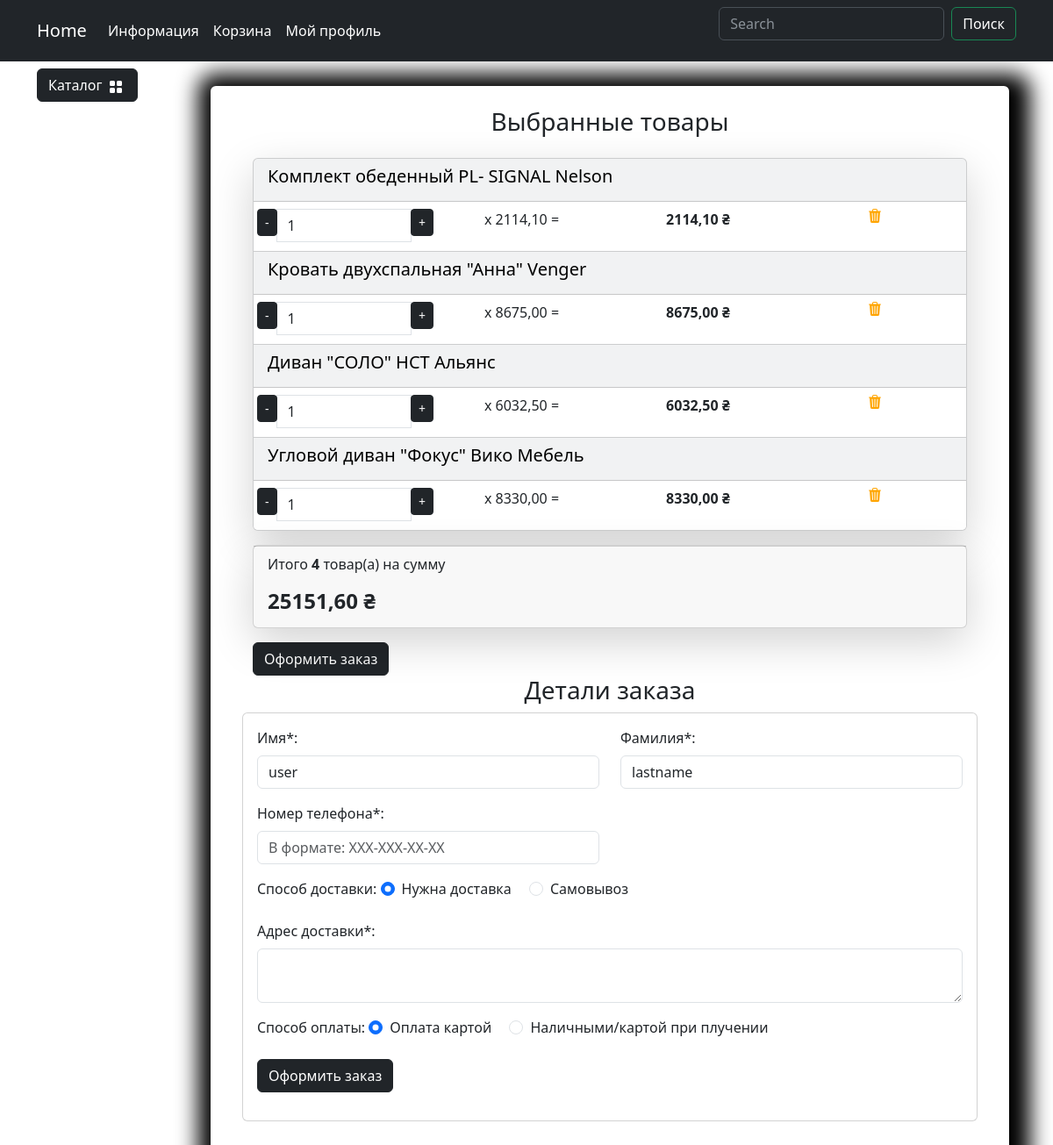
The app's page /orders/create-order/ (signed in) with its own data.
### carts/models.py (models this page shows, shortened)
class Cart(models.Model):
    user = models.ForeignKey(to=User, on_delete=models.CASCADE, blank=True, null=True, verbose_name='Пользователь')
    product = models.ForeignKey(to=Products, on_delete=models.CASCADE, verbose_name='Товар')
    quantity = models.PositiveSmallIntegerField(default=0, verbose_name='Количество')
    session_key = models.CharField(max_length=32, null=True, blank=True)
    created_timestamp = models.DateTimeField(auto_now_add=True, verbose_name='Дата добавления')
    class Meta:
        db_table = 'cart'
        verbose_name = "Корзина"
        verbose_name_plural = "Корзина"
    objects = CartQueryset().as_manager()
    def products_price(self):
        return round(self.product.sell_price() * self.quantity, 2)

### goods/models.py (models this page shows, shortened)
class Products(models.Model):
    name = models.CharField(max_length=150, unique=True, verbose_name='Название')
    slug = models.SlugField(max_length=200, unique=True, blank=True, null=False, verbose_name='URL')
    description = models.TextField(blank=True, null=True, verbose_name='Описание товара')
    image = models.ImageField(upload_to='goods_images', blank=True, null=True, verbose_name='Изображение товра')
    price = models.DecimalField(default=0.00, max_digits=7, decimal_places=2, verbose_name='Стоимость товара')
    discount = models.DecimalField(default=0.00, max_digits=7, decimal_places=2, verbose_name='Скидка на товар в %')
    quantity = models.PositiveIntegerField(default=0, verbose_name='Колличество товара')
    category = models.ForeignKey(to=Categories, on_delete=models.CASCADE, verbose_name='Категория')
    class Meta:
        db_table = 'product'
        verbose_name = 'Продукт'
        verbose_name_plural = 'Продукты'
        ordering = ('id',)
    def sell_price(self):
        if self.discount:
            return round(self.price - self.price * self.discount / 100, 2)
        return self.price

### users/models.py (models this page shows, shortened)
class User(AbstractUser):
    image = models.ImageField(upload_to='user_image', blank=True, null=True, verbose_name='Аватар')
    phone_number = models.CharField(max_length=10, blank=True, null=True)
    class Meta:
        db_table = 'user'
        verbose_name = 'Пользователя'
        verbose_name_plural = 'Пользователи'

### orders/views.py (the view)
# urls.py: path('create-order/', views.create_order, name='create_order'),
@login_required
def create_order(request):
    if request.method == 'POST':
        form = CreateOrderForm(data=request.POST)
        if form.is_valid():
            try:
                with transaction.atomic():
                    user = request.user
                    cart_items = Cart.objects.filter(user=user)
                    if cart_items.exists():
                        order = Order.objects.create(
                            user=user,
                            phone_number=form.cleaned_data['phone_number'],
                            requires_delivery=form.cleaned_data['requires_delivery'],
                            delivery_address=form.cleaned_data['delivery_address'],
                            payment_on_get=form.cleaned_data['payment_on_get'],
                        )
                        for cart_item in cart_items:
                            product=cart_item.product
                            name=cart_item.product.name
                            price=cart_item.product.sell_price()
                            quantity=cart_item.quantity
                            if product.quantity < quantity:
                                raise ValidationError(f'Недостаточное количество товара {name} на складе\
                                                       В наличии - {product.quantity}')
                            OrderItem.objects.create(
                                order=order,
                                product=product,
                                name=name,
                                price=price,
                                quantity=quantity,
                            )
                            product.quantity -= quantity
                            product.save()
                        cart_items.delete()
                        messages.success(request, 'Заказ оформлен!')
                        return redirect('user:profile')
            except ValidationError as e:
                messages.success(request, str(e))
                return redirect('cart:order')
    else:
        initial = {
            'first_name': request.user.first_name,
            'last_name': request.user.last_name,
            }
        form = CreateOrderForm(initial=initial)
    context = {
        'title': 'Home - Оформление заказа',
        'form': form,
        'order': True,
    }
    return render(request, 'orders/create_order.html', context=context)

### orders/forms.py (shortened to what this page needs)
class CreateOrderForm(forms.Form):
    first_name = forms.CharField()
    last_name = forms.CharField()
    phone_number = forms.CharField()
    requires_delivery = forms.ChoiceField(
        choices=[
            ("0", False),
            ("1", True),
        ],
    )
    delivery_address = forms.CharField(required=False)
    payment_on_get = forms.ChoiceField(
        choices=[
            ("0", 'False'),
            ("1", 'True'),
        ],
    )

### carts/models.py (called while the page is built)
    def total_price(self):
        return sum(cart.products_price() for cart in self)

    def total_quantity(self):
        if self:
            return sum(cart.quantity for cart in self)
        return 0

### carts/templatetags/carts_tags.py (called while the page is built)
@register.simple_tag()
def user_carts(request):
    return get_user_carts(request)

### carts/utils.py (called while the page is built)
def get_user_carts(request):
    if request.user.is_authenticated:
        return Cart.objects.filter(user=request.user).select_related('product')
    if not request.session.session_key:
        request.session.create()
    return Cart.objects.filter(session_key=request.session.session_key).select_related('product')

### goods/templatetags/goods_tags.py (called while the page is built)
@register.simple_tag()
def tag_categories():
    return Categories.objects.all()

### orders/templates/orders/create_order.html (shortened to what this page needs)
{% extends "base.html" %}
{% load static %}
{% load carts_tags %}
{% block content %}
<div class=" bg-white p-4 mb-4 mx-2 rounded custom-shadow">
    <div class="container">
        <h3 class="text-center mb-4">Выбранные товары</h3>
        <div class="container" id="cart-items-container">
            {% user_carts request as carts %}
            {% include "carts/includes/included_cart.html" %}
        </div>
    </div>
    <div class="container">
        <h3 class="text-center">Детали заказа</h3>
        <div class="card mb-3">
            <div class="card-body">
                <form action="{% url "orders:create_order" %}" method="post">
                    <div class="row">
                        <div class="col-md-6 mb-3">
                            <label for="id_first_name" class="form-label">Имя*:</label>
                            <input type="text" class="form-control" id="id_first_name"
                                value="{% if form.first_name.value %}{{ form.first_name.value }}{% endif %}"
                                name="first_name" required>
                        </div>
                        <div class="col-md-6 mb-3">
                            <label for="id_last_name" class="form-label">Фамилия*:</label>
                            <input type="text" class="form-control" id="id_last_name" name="last_name"
                            value="{% if form.last_name.value %}{{ form.last_name.value }}{% endif %}"
                            required>
                        </div>
                        <div class="col-md-6 mb-3">
                            <label for="id_phone_number" class="form-label">Номер телефона*:</label>
                            <input type="text" class="form-control" id="id_phone_number" name="phone_number"
                                value="{% if form.phone_number.value %}{{ form.phone_number.value }}{% endif %}"
                                placeholder="В формате: XXX-XXX-XX-XX"
                                required>
                        </div>
                        <div class="col-md-12 mb-3">
                            <label for="delivery" class="form-label">Способ доставки: </label>
                            <div class="form-check form-check-inline">
                                <input class="form-check-input" type="radio" name="requires_delivery"
                                    id="id_requires_delivery" value="1" checked>
                                <label class="form-check-label" for="id_requires_delivery">Нужна
                                    доставка</label>
                            </div>
                            <div class="form-check form-check-inline">
                                <input class="form-check-input" type="radio" name="requires_delivery"
                                    id="id_requires_delivery" value="0">
                                <label class="form-check-label" for="id_requires_delivery">Самовывоз</label>
                            </div>
                        </div>
                        <div class="mb-3" id="deliveryAddressField">
                            <label for="id_delivery_address" class="form-label">Адрес
                                доставки*:</label>
                            <textarea class="form-control" id="id_delivery_address"
                                value="{% if form.delivery_address.value %}{{ form.delivery_address.value }}{% endif %}"
                                name="delivery_address" rows="2"></textarea>
                        </div>
                        <div class="col-md-12 mb-3">
                            <label class="form-label">Способ оплаты: </label>
                            <div class="form-check form-check-inline">
                                <input class="form-check-input" type="radio" name="payment_on_get"
                                    id="id_payment_on_get" value="0" checked>
                                <label class="form-check-label" for="id_payment_on_get">Оплата
                                    картой</label>
                            </div>
                            <div class="form-check form-check-inline">
                                <input class="form-check-input" type="radio" name="payment_on_get"
                                    id="id_payment_on_get" value="1">
                                <label class="form-check-label" for="id_payment_on_get">Наличными/картой
                                    при плучении</label>
                            </div>
                        </div>
                    </div>
                    <button type="submit" class="btn btn-dark">Оформить заказ</button>
                </form>
            </div>
        </div>
    </div>
</div>
{% endblock  %}

### carts/templates/carts/includes/included_cart.html (shortened to what this page needs)
{% load static %}
<div class="card mb-3 text-bg-light shadow-lg">
    {% for cart in carts %}
        <div class="card-header">
            <h5 class="card-title">{{ cart.product.name }}</h5>
        </div>
        <ul class="list-group list-group-flush">
            <li class="list-group-item">
                <div class="row text-center">
                    <div class="col p-0">
                        <div class="input-group">
                            <span class="input-group-btn">
                                <button type="button" class="btn btn-dark btn-sm decrement"
                                    data-cart-id="{{ cart.id }}"
                                    data-cart-change-url="{% url "cart:cart_change" %}">
                                    -</button>
                            </span>
                            <input type="text" class="form-control number" value="{{ cart.quantity }}"
                                readonly>
                            <span class="input-group-btn">
                                <button type="button" class="btn btn-dark btn-sm increment"
                                    data-cart-id="{{ cart.id }}"
                                    data-cart-change-url="{% url "cart:cart_change" %}">
                                    +</button>
                            </span>
                        </div>
                    </div>
                    <div class="col p-0">
                        <p>x {{ cart.product.sell_price }} = </p>
                    </div>
                    <div class="col p-0"><strong> {{cart.products_price}} ₴</strong></div>
                    <div class="col p-0">
                        <a href="{% url "cart:cart_remove" %}" class="remove-from-cart"
                        data-cart-id="{{ cart.id }}">
                            <img class="mx-1" src="{% static "deps/icons/trash3-fill.svg" %}"
                                alt="Catalog Icon" width="16" height="16">
                        </a>
                    </div>
                </div>
            </li>
        </ul>
    {% endfor %}
</div>
<div class="card mb-3 shadow-lg">
    <div class="card-footer">
        <p class="float-left">Итого <strong>{{ carts.total_quantity }}</strong> товар(а) на сумму</p>
        <h4 class="float-left"><strong>{{ carts.total_price }} ₴</strong></h4>
    </div>
</div>
{% if carts and not orders%}
<a class="btn btn-dark" href="{% url "orders:create_order" %}">
    Оформить заказ
</a>
{% endif %}

### static/deps/css/my_css.css (style rules this page uses)
body { background-image: url("../images/bg-image.jpg"); background-repeat: no-repeat; background-attachment: fixed; background-position: center center; background-size: cover; height: 100%; }
.custom-shadow { box-shadow: 5px 5px 25px 19px #000000; }

### records on screen
Cart: product.name "Комплект обеденный PL- SIGNAL Nelson", quantity "1", product.sell_price "2114,10", products_price "2114,10", total_quantity "4", total_price "25151,60"
Cart: product.name "Кровать двухспальная \"Анна\" Venger", quantity "1", product.sell_price "8675,00", products_price "8675,00"
Cart: product.name "Диван \"СОЛО\" НСТ Альянс", quantity "1", product.sell_price "6032,50", products_price "6032,50"
Cart: product.name "Угловой диван \"Фокус\" Вико Мебель", quantity "1", product.sell_price "8330,00", products_price "8330,00"
User: first_name "user", last_name "lastname"
